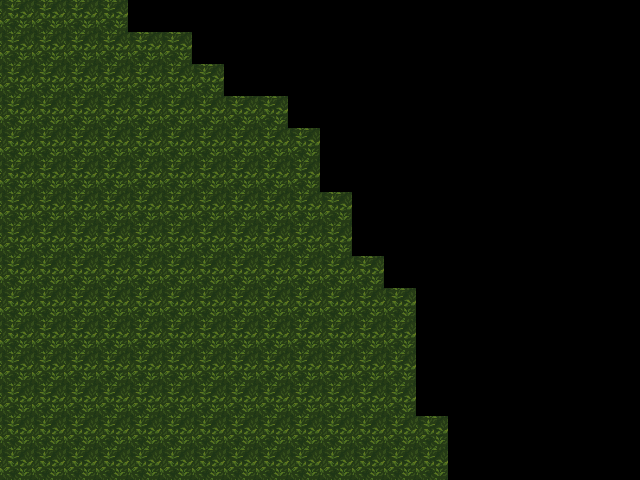

The image is a tile-based game level rendered from a .tmx file. Its description and source (layers, tilesets, objects; grid data summarised) follow:
An orthogonal 20x15 tile map with 32x32 px tiles, 1 tile layer (Tile Layer 1).

<map version="1.0" orientation="orthogonal" width="20" height="15" tilewidth="32" tileheight="32">
 <tileset firstgid="1" name="bg" tilewidth="32" tileheight="32">
  <image source="../gfx/light_forest_tileset_0.png" width="256" height="608" />
 </tileset>
 <layer name="Tile Layer 1" width="20" height="15">
  <data>[300 cells, 160 non-empty, 1 distinct tile ids]</data>
 </layer>
</map>
